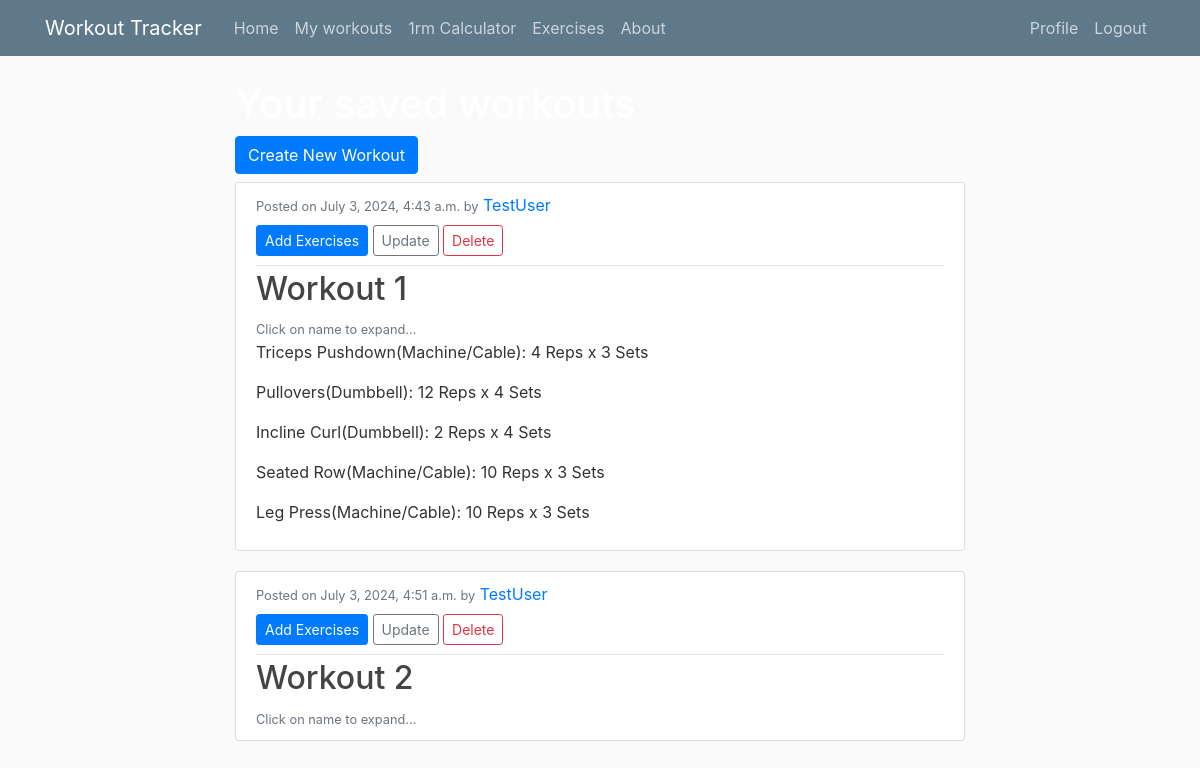
The page /my_workouts/ (signed in) on the database as committed earlier.
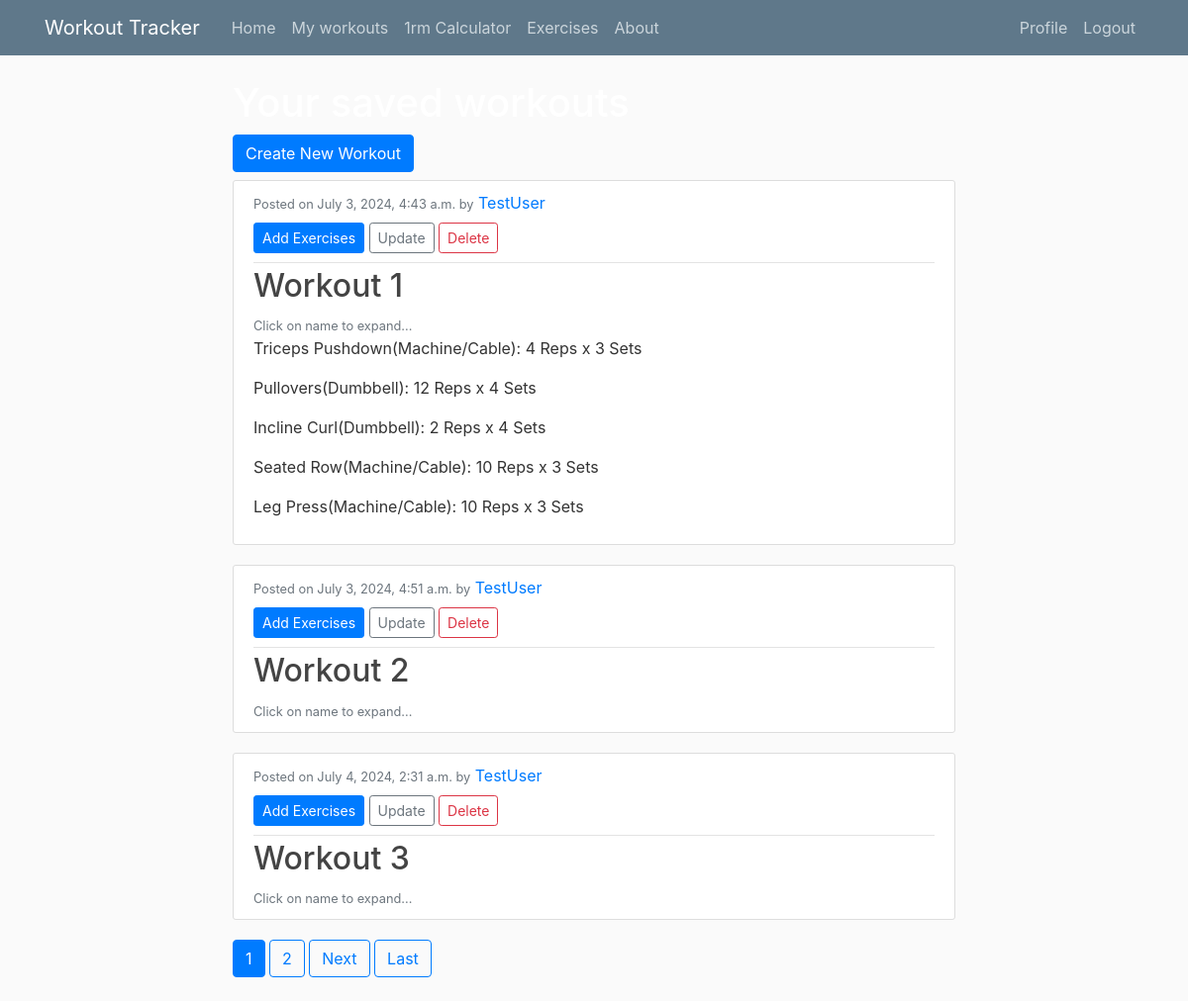
The same page on the database as committed later.
### tracker/models.py (models this page shows, shortened)
class Template(models.Model):
    name = models.CharField(max_length=100)
    last_updated = models.DateTimeField(auto_now=True)
    author = models.ForeignKey(User, on_delete=models.CASCADE)
    exercises = models.ManyToManyField(Exercise, through='TemplateExercise')
    class Meta:
        ordering = ['last_updated']

class Exercise(models.Model):
    name = models.CharField(max_length=100)
    muscle = models.ForeignKey(Muscle, on_delete=models.CASCADE)
    category = models.ForeignKey(Category, on_delete=models.CASCADE)
    img = models.ImageField(default='defaultExercise.png', upload_to='exercise_pics', null=True)
    class Meta:
        ordering = ['muscle']

class Category(models.Model):
    name = models.CharField(max_length=30)
    class Meta:
        ordering = ['name']
    def __str__(self):
        return self.name

class TemplateExercise(models.Model):
    template = models.ForeignKey(Template, on_delete=models.CASCADE)
    exercise = models.ForeignKey(Exercise, on_delete=models.CASCADE)
    sets = models.IntegerField()
    reps = models.IntegerField()
    class Meta:
        unique_together = ('template','exercise')

### users/views.py (the view)
# urls.py: path('my_workouts/', WorkoutsListView.as_view(), name='users-my_workouts'),
class WorkoutsListView(ListView):
    model = Template # The model to query for the list view
    template_name = 'users/my_workouts.html' # template ListView uses
    context_object_name = 'templates'
    paginate_by = 3
    def get_queryset(self):
        current_user = self.request.user
        return Template.objects.filter(author=current_user)
    def get_context_data(self, **kwargs):
        context = super().get_context_data(**kwargs)
        context['exercises'] = Exercise.objects.all()
        context['template_exercise'] = TemplateExercise.objects.all()
        return context

### users/templates/users/my_workouts.html (shortened to what this page needs)
{% extends "tracker/base.html" %}
{% block content %}
    <div>
        <h1 class="text-white">Your saved workouts</h1>
        <a class="btn btn-primary mb-2" href="{% url 'template-create' %}">Create New Workout</a>
    </div>
    {% for template in templates%}
        <article class="media content-section">
            <div class="media-body">
                <div class="article-metadata">
                    <small class="text-muted">Posted on {{ template.last_updated }} by</small>
                    <a class="mr-2" href="#">{{ template.author }}</a>
                    <div>
                        <a class="btn btn-primary btn-sm my-2" href="{% url 'users-add_exercises' %}">Add Exercises</a>
                        <a class="btn btn-outline-secondary btn-sm my-2" href="{% url 'template-update' template.id %}">Update</a>
                        <a class="btn btn-outline-danger btn-sm my-2" href="{% url 'template-delete' template.id %}">Delete</a>
                    </div>
                </div>
                <h2><a class="article-title" href="{% url 'template-detail' template.id %}">{{ template.name }}</a></h2>
                <small class="text-muted">Click on name to expand...</small>
                {% for tempExer in template_exercise %}
                    {% if tempExer.template == template %}
                        {% for exer in exercises %}
                            {% if tempExer.exercise == exer %}
                            <p class="article-content">{{ exer.name }}({{ exer.category}}): {{ tempExer.reps }} Reps x {{ tempExer.sets }} Sets </p>
                            {% endif %}
                        {% endfor %}
                    {% endif %}
                {% endfor %}
            </div>
        </article>
    {% endfor %}
    {% if is_paginated %}
        {% for num in page_obj.paginator.page_range %}
            {% if page_obj.number == num %}
                <a class="btn btn-primary mb-4" href="?page={{ num }}">{{ num }}</a>
            {% elif num > page_obj.number|add:'-3' and num < page_obj.number|add:'3' %}
                <a class="btn btn-outline-primary mb-4" href="?page={{ num }}">{{ num }}</a>
            {% endif %}
        {% endfor %}
        {% if page_obj.has_next %}
            <a class="btn btn-outline-primary mb-4" href="?page={{ page_obj.next_page_number}}">Next</a>
            <a class="btn btn-outline-primary mb-4" href="?page={{ page_obj.paginator.num_pages }}">Last</a>
        {% endif %}
    {% endif %}
{% endblock content %}

### tracker/templates/tracker/base.html (shortened to what this page needs)
{% load static %}
<!DOCTYPE html>
<html lang="en">
    <head>
        <link rel="stylesheet" href="https://cdn.jsdelivr.net/npm/bootstrap@4.0.0/dist/css/bootstrap.min.css">
        <link rel="stylesheet" type="text/css" href="{% static 'tracker/main.css' %}"/>
    </head>
    <body>
        <header class="site-header">
            <nav class="navbar navbar-expand-md navbar-dark bg-steel fixed-top">
              <div class="container">
                <a class="navbar-brand mr-4" href="{% url 'tracker-home' %}">Workout Tracker</a>
                <div class="collapse navbar-collapse" id="navbarToggle">
                  <div class="navbar-nav mr-auto">
                    {% if user.is_authenticated %}
                      <a class="nav-item nav-link" href="{% url 'tracker-home' %}">Home</a>
                      <a class="nav-item nav-link" href="{% url 'users-my_workouts' %}">My workouts</a>
                      <a class="nav-item nav-link" href="{% url 'tracker-one_rep_max_calc' %}">1rm Calculator</a>
                      <a class="nav-item nav-link" href="{% url 'tracker-exercises' %}">Exercises</a>
                      <a class="nav-item nav-link" href="{% url 'tracker-about' %}">About</a>
                    {% endif %}
                  </div>
                  <div class="navbar-nav">
                    {% if user.is_authenticated %}
                      <a class="nav-item nav-link" href="{% url 'profile' %}">Profile</a>
                      <a class="nav-item nav-link" href="{% url 'logout' %}">Logout</a>
                    {% else %}
                      <a class="nav-item nav-link" href="{% url 'login' %}">Login</a>
                      <a class="nav-item nav-link" href="{% url 'register' %}">Register</a>
                    {% endif %}
                  </div>
                </div>
              </div>
            </nav>
        </header>
        <main role="main" class="container">
            <div class="row d-flex justify-content-center align-items-center">
              <div class="col-md-8">
                {% block content %}{% endblock %}
              </div>
            </div>
          </main>
    </body>
</html>

### tracker/static/tracker/main.css (style rules this page uses)
body { background: #fafafa; color: #333333; margin-top: 5rem; background-image: url('./images/bg1.jpg'); background-size: cover; background-repeat: no-repeat; }
h1, h2, h3, h4, h5, h6 { color: #444444; }
.bg-steel { background-color: #5f788a; }
.site-header .navbar-nav .nav-link { color: #cbd5db; }
.content-section { background: #ffffff; padding: 10px 20px; border: 1px solid #dddddd; border-radius: 3px; margin-bottom: 20px; }
.article-title { color: #444444; }
.article-content { white-space: pre-line; }
.article-metadata { padding-bottom: 1px; margin-bottom: 4px; border-bottom: 1px solid #e3e3e3 }

Rows that differ between the two databases and show on the page:
added Template: last_updated "July 4, 2024, 2:31 a.m.", author "TestUser", name "Workout 3"
Other text that changed with them:
new list line: "1"
new list line: "2"
text now shown: "Next Last"
